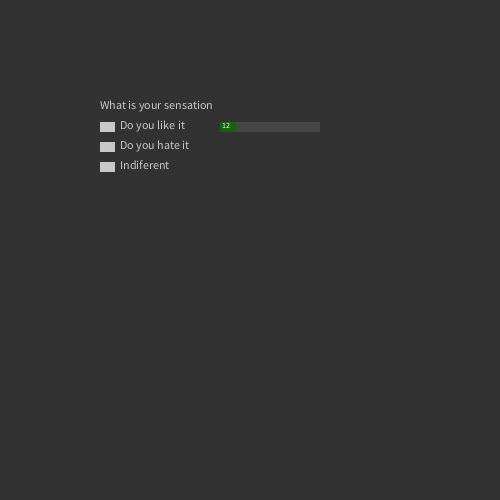
Frame 1 (no input)
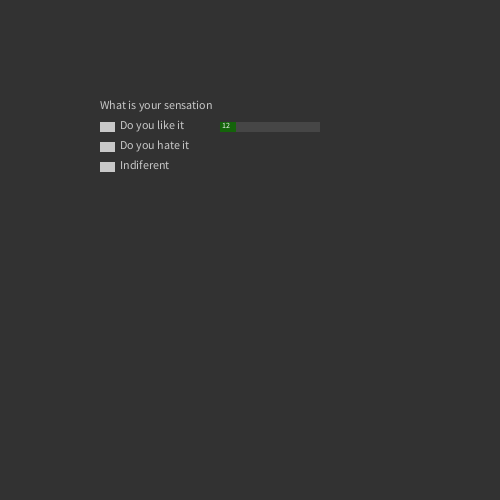
Frame 60 (the mouse pressed at the canvas centre just before this capture)
Frame 120 (the mouse held since frame 60 and released just before this capture): identical to frame 60, image omitted

The Processing sketch that drew these frames (run headless with seeded random() and noise(); from frame 60 on, the mouse is pressed at the canvas centre):

// Processing sketch: voting01
// ── voting01.pde
void setup() {
  size(500, 500);
  background(50);
}

void draw() {
  background(50);
  aticleTextPanelPool(100, 100);
}


void  aticleTextPanelPool(int _posX, int _posY){
  int posX = _posX;
  int posY = _posY;
  int distX = 20;
  int distY = 20;
  int botW = 15;
  int botH = 10;
  fill(200);
  textAlign(LEFT, TOP);
  noStroke();
  //QUESTION 1
  textSize(12);
  text("What is your sensation", posX, posY);
  //OPTIONS 1
    rect(posX, posY+2+distY, botW, botH);
      text("Do you like it", posX+distX, posY+distY);
    rect(posX, posY+2+distY*2, botW, botH);
      text("Do you hate it", posX+distX, posY+distY*2);
    rect(posX, posY+2+distY*3, botW, botH);
      text("Indiferent", posX+distX, posY+distY*3);
  
  //BAR TOP
  fill(70);//BG GRAY
  rect(posX+120, posY+2+distY, 100, 10);
    fill(20, 100, 10);//BG COLOR
    rect(posX+120, posY+2+distY, 16, 10);

    fill(240);
    textSize(8);
    text("12", posX+122, posY+2+distY);
   
}
